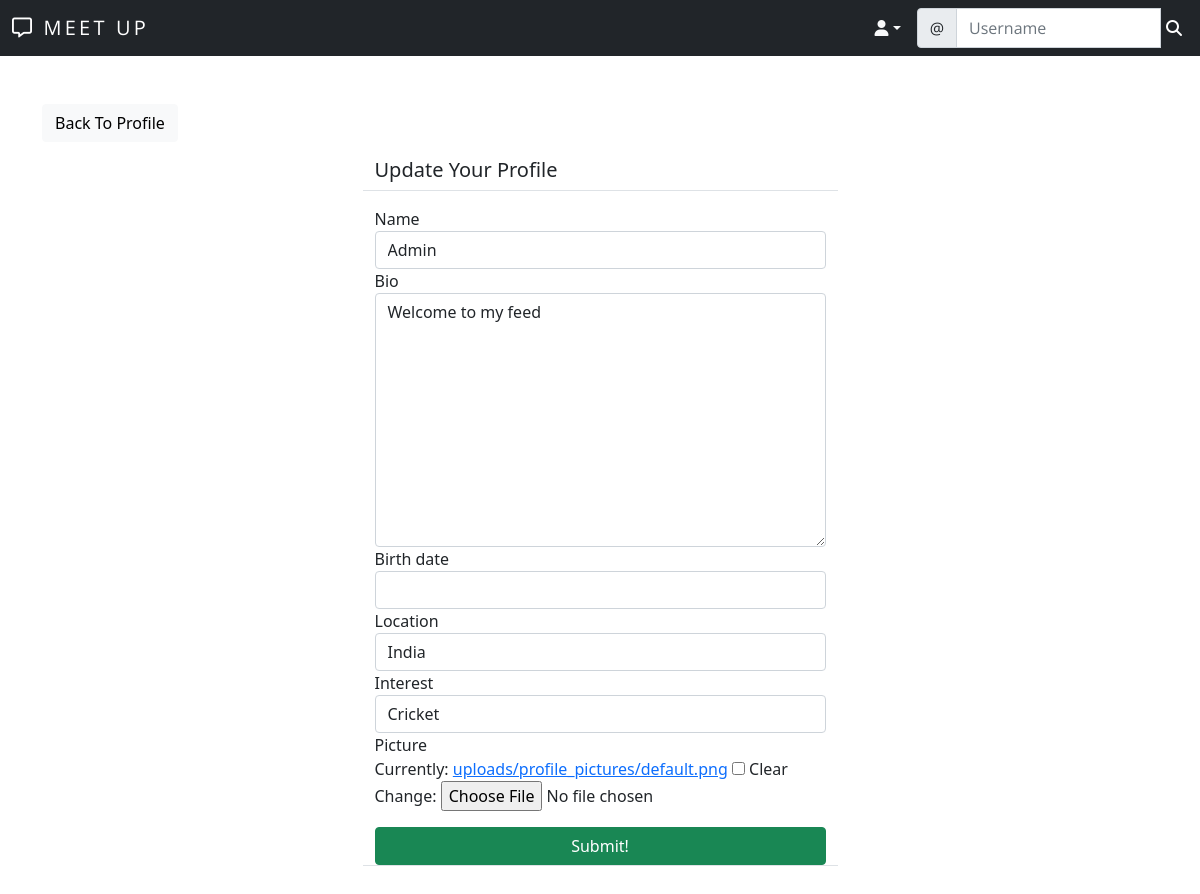
Screenshot of /meet/profile/edit/1/ (signed in) with the database file from the repository.
### meet/models.py (models this page shows)
class UserProfile(models.Model):
	user = models.OneToOneField(User, primary_key=True, verbose_name='user', related_name='profile', on_delete=models.CASCADE)
	name = models.CharField(max_length=30, blank=True, null=True)
	bio = models.TextField(max_length=500, blank=True, null=True)
	interest = models.CharField(max_length=100, blank=True, null=True)
	birth_date =models.DateField(null=True, blank=True)
	location = models.CharField(max_length=100, blank=True, null=True)
	picture = models.ImageField(upload_to='uploads/profile_pictures', default='uploads/profile_pictures/default.png', blank=True)
	followers = models.ManyToManyField(User, blank=True, related_name='followers')

### meet/views.py (the view, shortened to what this page needs)
# urls.py: path('profile/edit/<int:pk>/', ProfileEditView.as_view(), name='profile-edit'),
class ProfileEditView(LoginRequiredMixin, UserPassesTestMixin, UpdateView):
    model = UserProfile
    fields = ['name', 'bio', 'birth_date', 'location', 'interest', 'picture']
    template_name = 'meet/profile_edit.html'
    def test_func(self):
        profile = self.get_object()
        return self.request.user == profile.user

### meet/templates/meet/profile_edit.html (shortened to what this page needs)
{% extends 'landing/base.html' %}
{% load crispy_forms_tags %}
{% block content %}
<div class="container">
    <div class="row mt-5">
        <div class="col-md-5 col-sm-6">
            <a href="{% url 'profile' object.pk %}" class="btn btn-light">Back To Profile</a>
        </div>
    </div>
    <div class="row justify-content-center mt-3">
        <div class="col-md-5 col-sm-12 border-bottom">
            <h5>Update Your Profile</h5>
        </div>
    </div>
    <div class="row justify-content-center mt-3 mb-5">
        <div class="col-md-5 col-sm-12 border-bottom">
            <form method="POST" enctype="multipart/form-data">
                {{ form | crispy }}
                <div class="d-grid gap-2">
                    <button class="btn btn-success mt-3">Submit!</button>
                </div>
            </form>
        </div>
    </div>
</div>
{% endblock content %}

### rows the page displays
UserProfile: name "Admin", bio "Welcome to my feed", location "India", interest "Cricket"
